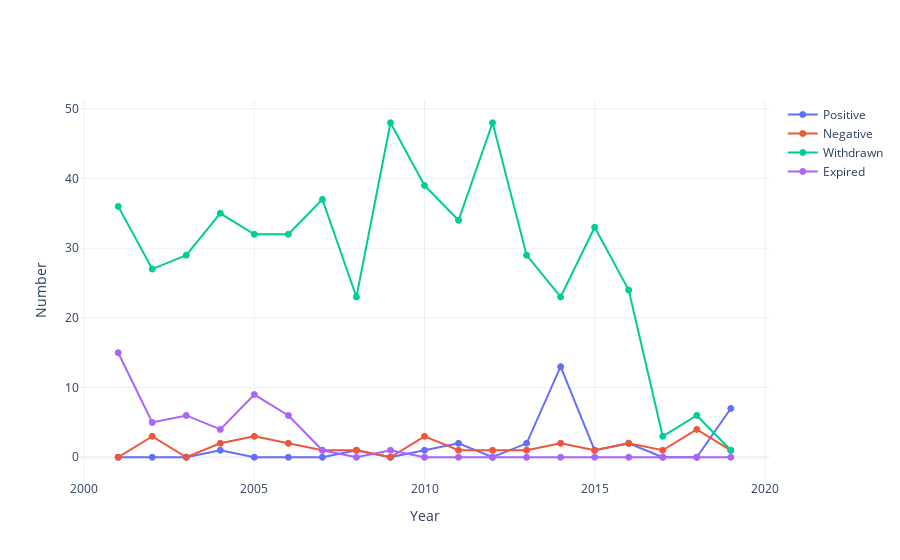

The notebook cell saved with this chart:
### Markdown cell above
### 3.2 Time evolution

### Code cell
# Create container for time data
time_evolution = pd.DataFrame(columns={'Year', 'Positive', 'Negative', 'Withdrawn', 'Expired'})

# Group data by year
temp = outer_ema_data.copy()
temp['Year'] = data['Date of first decision'].apply(lambda x: x.year)
for year in temp['Year'].dropna().unique():
    # Ignore 2000 and 2020
    if (year == 2000) or (year == 2020):
        continue

    # Get outcomes for that year
    mask = temp['Year'] == year
    temp2 = temp[mask]

    # Count positives (including expired)
    mask = temp2['Status of orphan designation'] == 'Positive'
    n_positive = len(temp2[mask])

    # Count negative
    mask = temp2['Status of orphan designation'] == 'Negative'
    n_negative = len(temp2[mask])

    # Count withdrawn
    mask = temp2['Status of orphan designation'] == 'Withdrawn'
    n_withdrawn = len(temp2[mask])

    # Count expired
    mask = temp2['Status of orphan designation'] == 'Expired'
    n_expired = len(temp2[mask])
    
    # Append to main container
    time_evolution = time_evolution.append(pd.DataFrame({
        'Year': [year],
        'Positive': [n_positive],
        'Negative': [n_negative],
        'Withdrawn': [n_withdrawn],
        'Expired': [n_expired]}))

# Sort by time
time_evolution.sort_values(by='Year', inplace=True)

# Create line plot
fig = go.Figure()
colours = plotly.colors.qualitative.Plotly

for index, key in enumerate(['Positive', 'Negative', 'Withdrawn', 'Expired']):
    fig.add_trace(go.Scatter(
        x=time_evolution['Year'],
        y=time_evolution[key],
        name=key,
        marker=dict(
            line=dict(color=colours[index], width=1))))

# Set axes and template
fig.update_layout(
    template="plotly_white",
    xaxis_title='Year',
    yaxis_title='Number')

fig.show()

### Figure 1 — Plotly figure (JSON) as saved in the notebook; plotly's stock layout.template omitted (floating-point values rounded to 4 significant figures)
{"data": [{"marker": {"line": {"color": "#636EFA", "width": 1}}, "name": "Positive", "type": "scatter", "x": [2001, 2002, 2003, 2004, 2005, 2006, 2007, 2008, 2009, 2010, 2011, 2012, 2013, 2014, 2015, 2016, 2017, 2018, 2019], "y": [0, 0, 0, 1, 0, 0, 0, 1, 0, 1, 2, 0, 2, 13, 1, 2, 0, 0, 7]}, {"marker": {"line": {"color": "#EF553B", "width": 1}}, "name": "Negative", "type": "scatter", "x": [2001, 2002, 2003, 2004, 2005, 2006, 2007, 2008, 2009, 2010, 2011, 2012, 2013, 2014, 2015, 2016, 2017, 2018, 2019], "y": [0, 3, 0, 2, 3, 2, 1, 1, 0, 3, 1, 1, 1, 2, 1, 2, 1, 4, 1]}, {"marker": {"line": {"color": "#00CC96", "width": 1}}, "name": "Withdrawn", "type": "scatter", "x": [2001, 2002, 2003, 2004, 2005, 2006, 2007, 2008, 2009, 2010, 2011, 2012, 2013, 2014, 2015, 2016, 2017, 2018, 2019], "y": [36, 27, 29, 35, 32, 32, 37, 23, 48, 39, 34, 48, 29, 23, 33, 24, 3, 6, 1]}, {"marker": {"line": {"color": "#AB63FA", "width": 1}}, "name": "Expired", "type": "scatter", "x": [2001, 2002, 2003, 2004, 2005, 2006, 2007, 2008, 2009, 2010, 2011, 2012, 2013, 2014, 2015, 2016, 2017, 2018, 2019], "y": [15, 5, 6, 4, 9, 6, 1, 0, 1, 0, 0, 0, 0, 0, 0, 0, 0, 0, 0]}], "layout": {"xaxis": {"title": {"text": "Year"}}, "yaxis": {"title": {"text": "Number"}}}}
